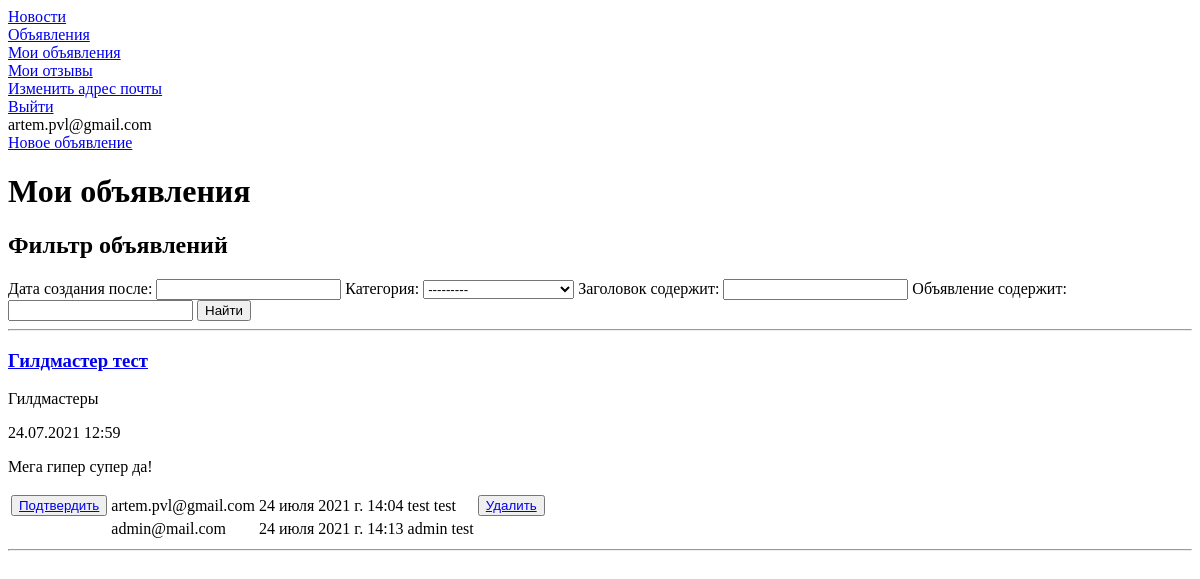
The page /board/ad/filtered (signed in) on the database as committed earlier.
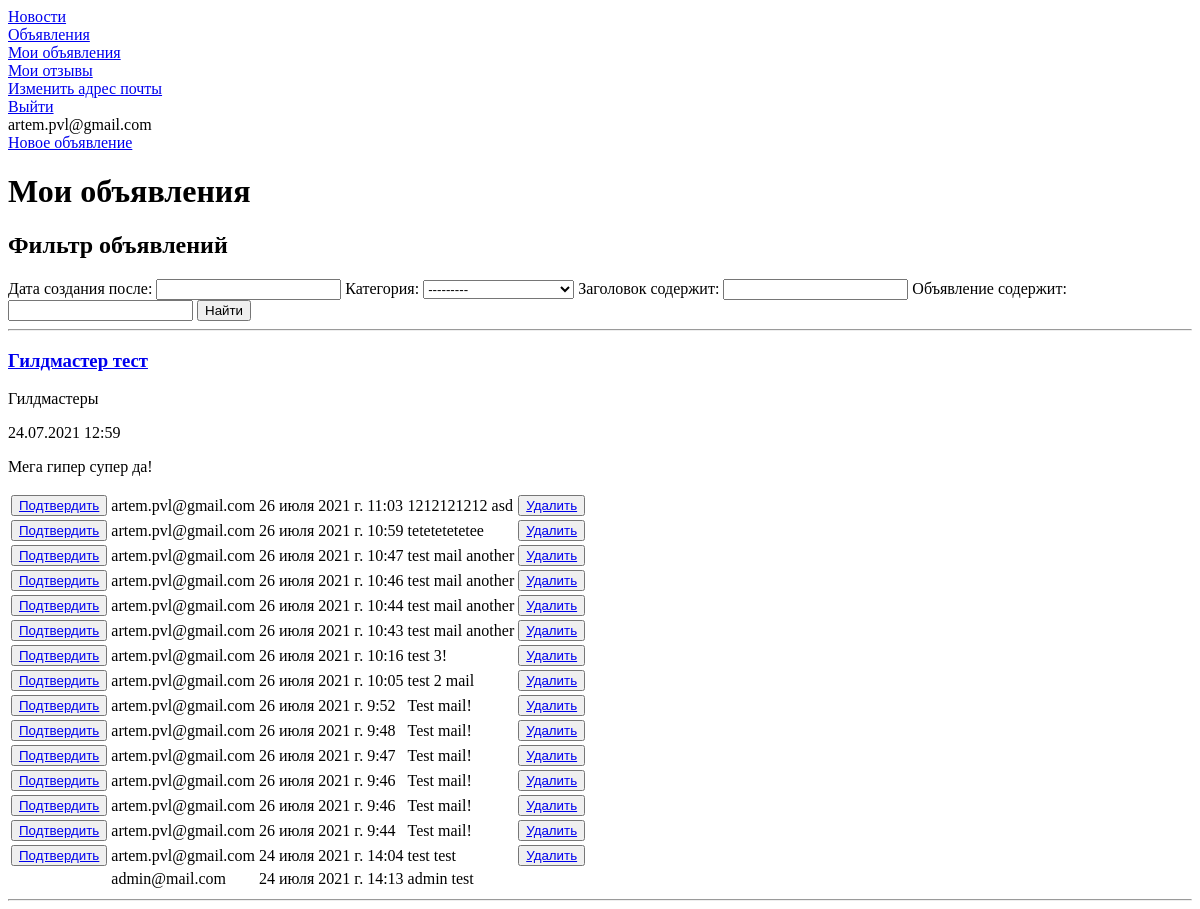
The same page on the database as committed later.
### board/models.py (models this page shows, shortened)
class Ad(models.Model):
    user_id = models.ForeignKey(auth.get_user_model(),
                                on_delete=models.CASCADE)
    category_id = models.ForeignKey(Category, on_delete=models.CASCADE)
    header = models.CharField(max_length=255)
    ad = RichTextUploadingField(default='')
    creation_time = models.DateTimeField(auto_now_add=True)

class Category(models.Model):
    name = models.CharField(max_length=255, unique=True)
    def __str__(self):
        return self.name

class Reply(models.Model):
    user_id = models.ForeignKey(auth.get_user_model(),
                                on_delete=models.CASCADE)
    ad_id = models.ForeignKey(Ad, on_delete=models.CASCADE)
    reply = models.TextField(default='')
    creation_time = models.DateTimeField(auto_now_add=True)
    is_approved = models.BooleanField(default=False)

### board/views.py (the view)
# urls.py: path('ad/filtered', AdFiltered.as_view(), name='ad_filtered_view'),
class AdFiltered(LoginRequiredMixin, ListView):
    model = Ad
    template_name = 'ad_filtered.html'
    context_object_name = 'ad_filtered'
    ordering = ['-creation_time']
    def get_context_data(self, **kwargs):
        context = super().get_context_data(**kwargs)
        context['filter'] = AdFilter(
            self.request.GET,
            queryset=Ad.objects.filter(user_id=self.request.user)
        )
        context['reply_list'] = Reply.objects.filter(
            ad_id__in=Ad.objects.filter(user_id=self.request.user)
        ).order_by('is_approved', '-creation_time')
        return context

### board/models.py (called while the page is built)
def return_user_email(user):
    return user.email

### templates/ad_filtered.html (shortened to what this page needs)
{% extends 'flatpages/default.html' %}
{% block body %}
    <h1>Мои объявления</h1>
    <h2>Фильтр объявлений</h2>
    <form method="GET">
        {{ filter.form }}
        <input type="submit" value="Найти">
    </form>
    <hr>
    {% if filter.qs %}
        {% for ad in filter.qs %}
            <h3>
                <a href="{% url 'ad_detail_view' ad.id %}">{{ ad.header|truncatechars:50 }}</a>
            </h3>
            <p>
                {{ ad.category_id }}
            </p>
            <p>
                {{ ad.creation_time|date:'d.m.Y G:i' }}
            </p>
            <p>
                {{ ad.ad|safe|truncatewords:10 }}
            </p>
            {% if reply_list %}
                <table>
                {% for reply in reply_list %}
                    {% if reply.ad_id.id == ad.id %}
                        <tr>
                            <td>
                                {% if not reply.is_approved %}
                                    <div>
                                        <button><a href="{% url 'reply_approve_view' reply.id %}">Подтвердить</a></button>
                                    </div>
                                {% endif %}
                            </td>
                            <td>
                                {{ reply.user_id.email }}
                            </td>
                            <td>
                                {{ reply.creation_time }}
                            </td>
                            <td>
                                {{ reply.reply }}
                            </td>
                            <td>
                                {% if not reply.is_approved %}
                                    <div>
                                        <button><a href="{% url 'reply_delete_view' reply.id %}">Удалить</a></button>
                                    </div>
                                {% endif %}
                            </td>
                        </tr>
                    {% endif %}
                {% endfor %}
                </table>
            {% endif %}
            <hr>
        {% endfor %}
    {% else %}
        <h2>Нет объявлений!</h2>
    {% endif %}
{% endblock body %}

Rows that differ between the two databases and show on the page:
added Reply: is_approved "Подтвердить", user_id.email "artem.pvl@gmail.com", creation_time "26 июля 2021 г. 11:03", reply "1212121212 asd"
added Reply: is_approved "Подтвердить", user_id.email "artem.pvl@gmail.com", creation_time "26 июля 2021 г. 10:59", reply "tetetetetetee"
added Reply: is_approved "Подтвердить", user_id.email "artem.pvl@gmail.com", creation_time "26 июля 2021 г. 10:47", reply "test mail another"
added Reply: is_approved "Подтвердить", user_id.email "artem.pvl@gmail.com", creation_time "26 июля 2021 г. 10:46", reply "test mail another"
added Reply: is_approved "Подтвердить", user_id.email "artem.pvl@gmail.com", creation_time "26 июля 2021 г. 10:44", reply "test mail another"
added Reply: is_approved "Подтвердить", user_id.email "artem.pvl@gmail.com", creation_time "26 июля 2021 г. 10:43", reply "test mail another"
added Reply: is_approved "Подтвердить", user_id.email "artem.pvl@gmail.com", creation_time "26 июля 2021 г. 10:16", reply "test 3!"
added Reply: is_approved "Подтвердить", user_id.email "artem.pvl@gmail.com", creation_time "26 июля 2021 г. 10:05", reply "test 2 mail"
added Reply: is_approved "Подтвердить", user_id.email "artem.pvl@gmail.com", creation_time "26 июля 2021 г. 9:52", reply "Test mail!"
added Reply: is_approved "Подтвердить", user_id.email "artem.pvl@gmail.com", creation_time "26 июля 2021 г. 9:48", reply "Test mail!"
added Reply: is_approved "Подтвердить", user_id.email "artem.pvl@gmail.com", creation_time "26 июля 2021 г. 9:47", reply "Test mail!"
added Reply: is_approved "Подтвердить", user_id.email "artem.pvl@gmail.com", creation_time "26 июля 2021 г. 9:46", reply "Test mail!"
added Reply: is_approved "Подтвердить", user_id.email "artem.pvl@gmail.com", creation_time "26 июля 2021 г. 9:46", reply "Test mail!"
added Reply: is_approved "Подтвердить", user_id.email "artem.pvl@gmail.com", creation_time "26 июля 2021 г. 9:44", reply "Test mail!"
